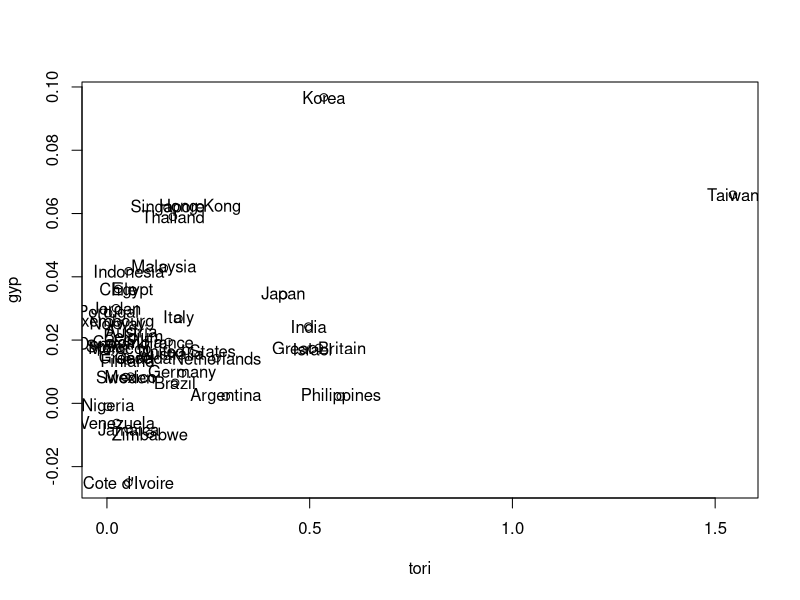
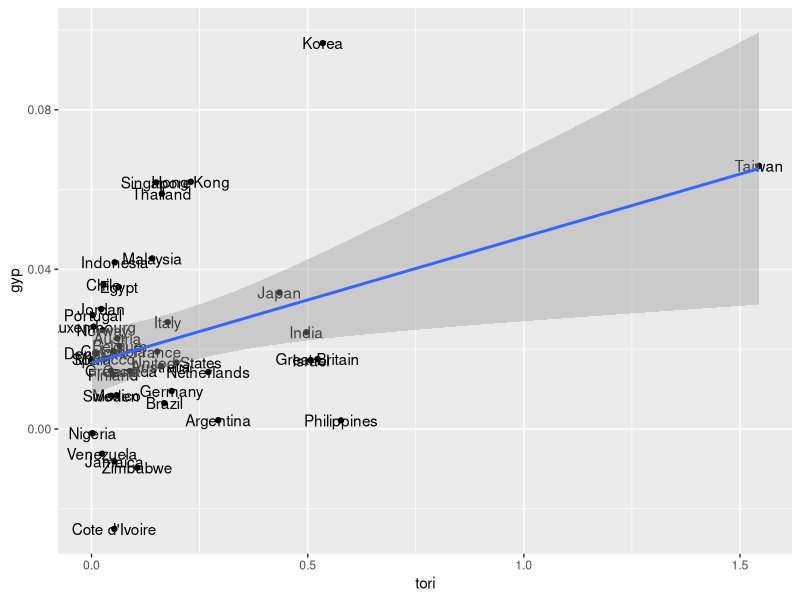

R code for these plots, in order: (Note: this script raises an error after producing the figures.)
## source("andong.R",print.eval=TRUE)
## Send output to log (messages stay on console)
library(tidyverse)
library(haven)
andong <- read_dta("sbegnew.dta")
andong <-subset(andong, !is.na(gyp) & !is.na(tori))
attach(andong)


plot(tori,gyp)
text(tori,gyp,name)

ggplot(andong, aes(y=gyp, x=tori)) + geom_point() + geom_text(label=name) + geom_smooth(method="lm")



fwl <- function(frame,gypu,toriu) {
  lm.gypu <- lm(gyp ~ lrgdp + lsec + revcoup + govi + pii + bmpi + bpyi,frame)
  gypu <- lm.gypu$residual
  lm.toriu <- lm(tori ~ lrgdp + lsec + revcoup + govi + pii + bmpi + bpyi,frame)
  toriu <- lm.toriu$residual
  lm.u <- lm(gypu ~ toriu)
  summary(lm.u)
}


fwl(andong,gypu,toriu)

plot(toriu,gypu)
text(toriu,gypu,name)

print("Left-click each country to omit; right-click when done.")
omit <- identify(toriu,gypu,plot=FALSE)
name[omit]

except <- andong[-omit]
